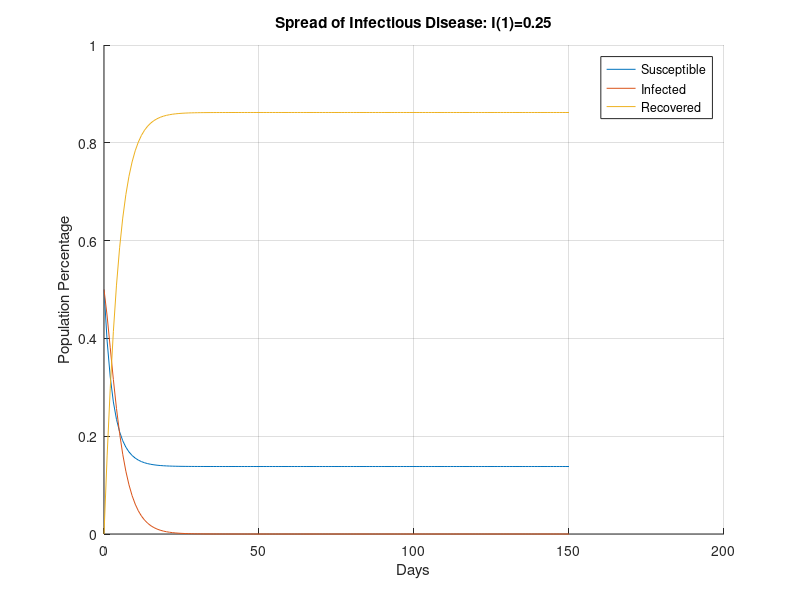

This figure's MATLAB source:
% System Simulation: Project
% Written by Josh Humphrey, 2018
% The SIR Model for Spread of Disease
% https://www.maa.org/press/periodicals/loci/joma/the-sir-model-for-spread-of-disease-the-differential-equation-model
clear
T = 1.0;
days = 150;
t = linspace(0,days,days);
S = zeros(1,days);  % Susceptible Individuals
I = zeros(1,days);  % Infected Individuals
R = zeros(1,days);  % Recovered Individuals
S(1) = 0.5;
I(1) = 0.5;
R(1) = 0;
k = (1/3);
b = (1/2);

for i = 1:days-1
   KS1 = -b*S(i)*I(i);
   KI1 = b*S(i)*I(i)-k*I(i);
   KR1 = k*I(i);
   
   MidS = S(i)+(T)*KS1;
   MidI = I(i)+(T)*KI1;
   MidR = R(i)+(T)*KR1;
   
   KS2 = -b*MidS*MidI;
   KI2 = b*MidS*MidI-k*MidI;
   KR2 = k*MidI;
   
   S(i+1) = S(i)+(T/2)*(KS1 + KS2);
   I(i+1) = I(i)+(T/2)*(KI1 + KI2);
   R(i+1) = R(i)+(T/2)*(KR1 + KR2);
end

figure(1)
hold on
grid on
plot(t,S)
plot(t,I)
plot(t,R)
title('Spread of Infectious Disease: I(1)=0.25')
legend('Susceptible','Infected','Recovered')
xlabel('Days')
ylabel('Population Percentage')


